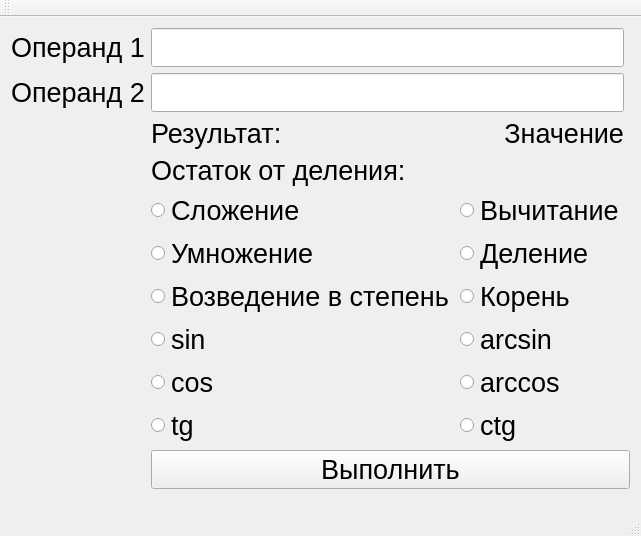
<?xml version="1.0" encoding="UTF-8"?>
<ui version="4.0">
 <class>MainWindow</class>
 <widget class="QMainWindow" name="MainWindow">
  <property name="geometry">
   <rect>
    <x>0</x>
    <y>0</y>
    <width>625</width>
    <height>521</height>
   </rect>
  </property>
  <property name="font">
   <font>
    <pointsize>20</pointsize>
   </font>
  </property>
  <property name="windowTitle">
   <string>MainWindow</string>
  </property>
  <widget class="QWidget" name="centralWidget">
   <layout class="QGridLayout" name="gridLayout">
    <item row="1" column="0">
     <widget class="QLabel" name="label_op1_text">
      <property name="text">
       <string>Операнд 1</string>
      </property>
     </widget>
    </item>
    <item row="21" column="1" colspan="2">
     <widget class="QPushButton" name="button_answer">
      <property name="text">
       <string>Выполнить</string>
      </property>
     </widget>
    </item>
    <item row="3" column="0">
     <widget class="QLabel" name="label_op2_text">
      <property name="text">
       <string>Операнд 2</string>
      </property>
     </widget>
    </item>
    <item row="1" column="1">
     <widget class="QLineEdit" name="lineEdit"/>
    </item>
    <item row="9" column="1">
     <layout class="QFormLayout" name="formLayout_2">
      <item row="0" column="1">
       <widget class="QRadioButton" name="button_mins">
        <property name="text">
         <string>Вычитание</string>
        </property>
       </widget>
      </item>
      <item row="1" column="0">
       <widget class="QRadioButton" name="button_multi">
        <property name="text">
         <string>Умножение</string>
        </property>
       </widget>
      </item>
      <item row="1" column="1">
       <widget class="QRadioButton" name="button_divide">
        <property name="text">
         <string>Деление</string>
        </property>
       </widget>
      </item>
      <item row="2" column="0">
       <widget class="QRadioButton" name="button_upper">
        <property name="text">
         <string>Возведение в степень</string>
        </property>
       </widget>
      </item>
      <item row="2" column="1">
       <widget class="QRadioButton" name="button_dupper">
        <property name="text">
         <string>Корень</string>
        </property>
       </widget>
      </item>
      <item row="3" column="0">
       <widget class="QRadioButton" name="button_sin">
        <property name="text">
         <string>sin</string>
        </property>
       </widget>
      </item>
      <item row="3" column="1">
       <widget class="QRadioButton" name="button_arcsin">
        <property name="text">
         <string>arcsin</string>
        </property>
       </widget>
      </item>
      <item row="4" column="0">
       <widget class="QRadioButton" name="button_cos">
        <property name="text">
         <string>cos</string>
        </property>
       </widget>
      </item>
      <item row="4" column="1">
       <widget class="QRadioButton" name="button_arccos">
        <property name="text">
         <string>arccos</string>
        </property>
       </widget>
      </item>
      <item row="5" column="0">
       <widget class="QRadioButton" name="button_tg">
        <property name="text">
         <string>tg</string>
        </property>
       </widget>
      </item>
      <item row="5" column="1">
       <widget class="QRadioButton" name="button_ctg">
        <property name="text">
         <string>ctg</string>
        </property>
       </widget>
      </item>
      <item row="0" column="0">
       <widget class="QRadioButton" name="button_plus">
        <property name="text">
         <string>Сложение</string>
        </property>
       </widget>
      </item>
     </layout>
    </item>
    <item row="3" column="1">
     <widget class="QLineEdit" name="lineEdit_2"/>
    </item>
    <item row="4" column="1">
     <layout class="QFormLayout" name="formLayout">
      <item row="2" column="1">
       <widget class="QLabel" name="label_percent">
        <property name="text">
         <string/>
        </property>
        <property name="alignment">
         <set>Qt::AlignRight|Qt::AlignTrailing|Qt::AlignVCenter</set>
        </property>
       </widget>
      </item>
      <item row="1" column="0">
       <widget class="QLabel" name="label_result">
        <property name="font">
         <font>
          <pointsize>20</pointsize>
         </font>
        </property>
        <property name="styleSheet">
         <string notr="true">QPushButton{
	backgrouncolor = white;
}</string>
        </property>
        <property name="text">
         <string>Результат:</string>
        </property>
        <property name="alignment">
         <set>Qt::AlignLeading|Qt::AlignLeft|Qt::AlignVCenter</set>
        </property>
       </widget>
      </item>
      <item row="1" column="1">
       <widget class="QLabel" name="label_resultAnswer">
        <property name="text">
         <string>Значение</string>
        </property>
        <property name="alignment">
         <set>Qt::AlignRight|Qt::AlignTrailing|Qt::AlignVCenter</set>
        </property>
       </widget>
      </item>
      <item row="2" column="0">
       <widget class="QLabel" name="label_result_2">
        <property name="font">
         <font>
          <pointsize>20</pointsize>
         </font>
        </property>
        <property name="styleSheet">
         <string notr="true">QPushButton{
	backgrouncolor = white;
}</string>
        </property>
        <property name="text">
         <string>Остаток от деления:</string>
        </property>
        <property name="alignment">
         <set>Qt::AlignLeading|Qt::AlignLeft|Qt::AlignVCenter</set>
        </property>
       </widget>
      </item>
     </layout>
    </item>
   </layout>
  </widget>
  <widget class="QMenuBar" name="menuBar">
   <property name="geometry">
    <rect>
     <x>0</x>
     <y>0</y>
     <width>625</width>
     <height>17</height>
    </rect>
   </property>
  </widget>
  <widget class="QToolBar" name="mainToolBar">
   <attribute name="toolBarArea">
    <enum>TopToolBarArea</enum>
   </attribute>
   <attribute name="toolBarBreak">
    <bool>false</bool>
   </attribute>
  </widget>
  <widget class="QStatusBar" name="statusBar"/>
 </widget>
 <layoutdefault spacing="6" margin="11"/>
 <resources/>
 <connections/>
</ui>
